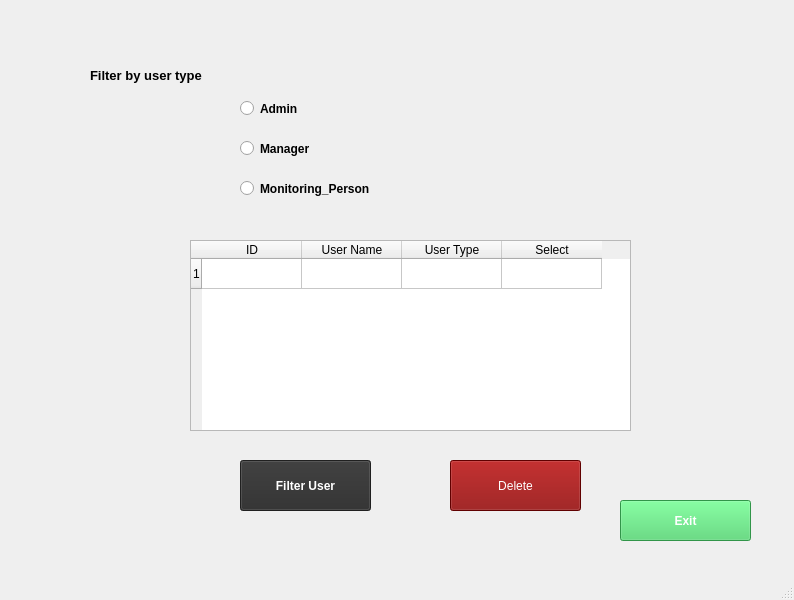
<?xml version="1.0" encoding="UTF-8"?>
<ui version="4.0">
 <class>view_user</class>
 <widget class="QMainWindow" name="view_user">
  <property name="geometry">
   <rect>
    <x>0</x>
    <y>0</y>
    <width>794</width>
    <height>600</height>
   </rect>
  </property>
  <property name="windowTitle">
   <string>Users</string>
  </property>
  <property name="windowIcon">
   <iconset>
    <normaloff>../../Users/Pathum/Desktop/interfaces/10-512.png</normaloff>../../Users/Pathum/Desktop/interfaces/10-512.png</iconset>
  </property>
  <widget class="QWidget" name="centralwidget">
   <widget class="QTableWidget" name="tableWidget">
    <property name="geometry">
     <rect>
      <x>190</x>
      <y>240</y>
      <width>441</width>
      <height>191</height>
     </rect>
    </property>
    <property name="sortingEnabled">
     <bool>false</bool>
    </property>
    <property name="cornerButtonEnabled">
     <bool>true</bool>
    </property>
    <property name="rowCount">
     <number>1</number>
    </property>
    <property name="columnCount">
     <number>4</number>
    </property>
    <row/>
    <column>
     <property name="text">
      <string>ID</string>
     </property>
    </column>
    <column>
     <property name="text">
      <string>User Name</string>
     </property>
    </column>
    <column>
     <property name="text">
      <string>User Type</string>
     </property>
    </column>
    <column>
     <property name="text">
      <string>Select</string>
     </property>
    </column>
    <item row="0" column="3">
     <property name="text">
      <string/>
     </property>
     <property name="textAlignment">
      <set>AlignCenter</set>
     </property>
    </item>
   </widget>
   <widget class="QPushButton" name="btn_exit">
    <property name="geometry">
     <rect>
      <x>620</x>
      <y>500</y>
      <width>131</width>
      <height>41</height>
     </rect>
    </property>
    <property name="font">
     <font>
      <pointsize>9</pointsize>
      <weight>75</weight>
      <bold>true</bold>
     </font>
    </property>
    <property name="styleSheet">
     <string notr="true">background-color: rgb(69, 209, 102);
color: rgb(255, 255, 255);</string>
    </property>
    <property name="text">
     <string>Exit</string>
    </property>
   </widget>
   <widget class="QPushButton" name="btn_delete">
    <property name="geometry">
     <rect>
      <x>450</x>
      <y>460</y>
      <width>131</width>
      <height>51</height>
     </rect>
    </property>
    <property name="styleSheet">
     <string notr="true">color: rgb(255, 255, 255);
background-color: rgb(135, 0, 0);</string>
    </property>
    <property name="text">
     <string>Delete</string>
    </property>
    <property name="icon">
     <iconset>
      <normaloff>../../Users/Pathum/Desktop/interfaces/627249-delete3-512.png</normaloff>../../Users/Pathum/Desktop/interfaces/627249-delete3-512.png</iconset>
    </property>
   </widget>
   <widget class="QLabel" name="label_2">
    <property name="geometry">
     <rect>
      <x>90</x>
      <y>60</y>
      <width>131</width>
      <height>31</height>
     </rect>
    </property>
    <property name="font">
     <font>
      <pointsize>10</pointsize>
      <weight>75</weight>
      <bold>true</bold>
     </font>
    </property>
    <property name="text">
     <string>Filter by user type</string>
    </property>
   </widget>
   <widget class="QRadioButton" name="Admin">
    <property name="geometry">
     <rect>
      <x>240</x>
      <y>100</y>
      <width>82</width>
      <height>17</height>
     </rect>
    </property>
    <property name="font">
     <font>
      <weight>75</weight>
      <bold>true</bold>
     </font>
    </property>
    <property name="text">
     <string>Admin</string>
    </property>
   </widget>
   <widget class="QRadioButton" name="Manager">
    <property name="geometry">
     <rect>
      <x>240</x>
      <y>140</y>
      <width>82</width>
      <height>17</height>
     </rect>
    </property>
    <property name="font">
     <font>
      <weight>75</weight>
      <bold>true</bold>
     </font>
    </property>
    <property name="text">
     <string>Manager</string>
    </property>
   </widget>
   <widget class="QRadioButton" name="Monitoring_Person">
    <property name="geometry">
     <rect>
      <x>240</x>
      <y>180</y>
      <width>131</width>
      <height>17</height>
     </rect>
    </property>
    <property name="font">
     <font>
      <weight>75</weight>
      <bold>true</bold>
     </font>
    </property>
    <property name="text">
     <string>Monitoring_Person</string>
    </property>
   </widget>
   <widget class="QPushButton" name="btn_filter">
    <property name="geometry">
     <rect>
      <x>240</x>
      <y>460</y>
      <width>131</width>
      <height>51</height>
     </rect>
    </property>
    <property name="font">
     <font>
      <weight>75</weight>
      <bold>true</bold>
     </font>
    </property>
    <property name="styleSheet">
     <string notr="true">color: rgb(255, 255, 255);
background-color: rgb(45, 45, 45);</string>
    </property>
    <property name="text">
     <string>Filter User</string>
    </property>
   </widget>
  </widget>
  <widget class="QStatusBar" name="statusbar"/>
 </widget>
 <resources/>
 <connections/>
</ui>
